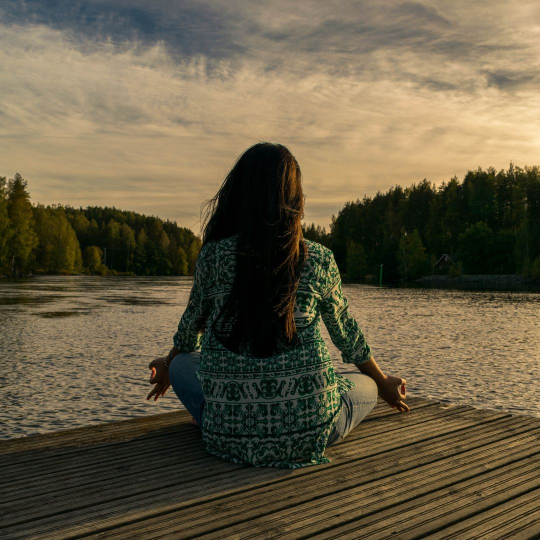
#> input picture test_files/girl.jpg, 1080 x 1080 px, found by its file name (shown at 1/2 size)
$ python extract_only.py
#> lines starting #> are read from the running program, lines starting #| are printed output that depends on the picture; pictures that were not available may be replaced by others from this repository, and a replacement may not be noted
import cv2
import numpy as np
from matplotlib import pyplot as plt
from matplotlib.colors import Normalize
import matplotlib.cm as cm
import imageio.v2 as imageio
import math

def performzeropadding(image):
 org_h,org_w,channel=np.array(image.shape)
 org_h = np.int32(org_h)
 org_w = np.int32(org_w)


 nbh = math.ceil(org_h/8)            #number of block must be divisible by 8
 nbh = np.int32(nbh)

 nbw = math.ceil(org_w/8)
 nbw = np.int32(nbw)

 H =  8 * nbh
 W =  8 * nbw

 paddedimage = np.zeros((H,W,3), 'uint8')
 paddedimage[0:org_h,0:org_w] = image[0:org_h,0:org_w]
 return(paddedimage)

cover = 'C:/Users/dines/Desktop/afterexam/girl.jpg'
originalimage=performzeropadding( imageio.imread(cover)) #read image in RGB
#> in performzeropadding, `org_h,org_w,channel=np.array(image.shape)`: org_h = 1080; channel = 3
#> in performzeropadding, `nbh = math.ceil(org_h/8)`: nbh = 135
#> in performzeropadding, `H =  8 * nbh`: H = 1080
#> in performzeropadding, paddedimage is the input picture: shape (1080, 1080, 3); mean R, G, B 102.1, 91.9, 68.1
water= 'C:/Users/dines/Desktop/project 2/static/image/watermarked.jpg'
watermarkedimage =performzeropadding( imageio.imread(water)) #read image in RGB
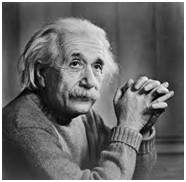
#> input picture test_files/albert.jpg, 186 x 182 px, given in place of watermarked.jpg, which was not available
#> in performzeropadding (call 2), `org_h,org_w,channel=np.array(image.shape)`: org_h = 182; org_w = 186
#> in performzeropadding (call 2), `nbh = math.ceil(org_h/8)`: nbh = 23
#> in performzeropadding (call 2), `nbw = math.ceil(org_w/8)`: nbw = 24
#> in performzeropadding (call 2), `H =  8 * nbh`: H = 184
#> in performzeropadding (call 2), `W =  8 * nbw`: W = 192
#> in performzeropadding (call 2), `paddedimage[0:org_h,0:org_w] = image[0:org_h,0:org_w]`:
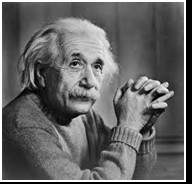
#> paddedimage: shape (184, 192, 3); min 0, max 255, mean 100.2
alpha=0.99
X_watermark=512
Y_watermark=512
finalwatermark = np.zeros((X_watermark,Y_watermark,3), 'uint')

cv2.imwrite('hey.jpg',watermarkedimage)

cv2.imwrite('hey1.jpg',originalimage)
# [11 lines of commented-out code are left out]
r1_dct=cv2.dct(watermarkedimage[:,:,0].astype(np.float64))
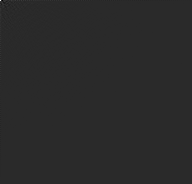
#> r1_dct: shape (184, 192) float64; min -3744.9, max 18841.4, mean 1.3; drawn with min black and max white
g1_dct=cv2.dct(watermarkedimage[:,:,1].astype(np.float64))
b1_dct=cv2.dct(watermarkedimage[:,:,2].astype(np.float64))

    #dct for original image

# dct_r=cv2.dct(originalimage[:,:,0])
# dct_g=cv2.dct(originalimage[:,:,1])
# dct_b=cv2.dct(originalimage[:,:,2])
dct_r=cv2.dct(originalimage[:,:,0].astype(np.float64))
dct_g=cv2.dct(originalimage[:,:,1].astype(np.float64))
dct_b=cv2.dct(originalimage[:,:,2].astype(np.float64))

x=X_watermark;
y=Y_watermark;

#> (the run stopped early here; a loop or call above may not have finished)
